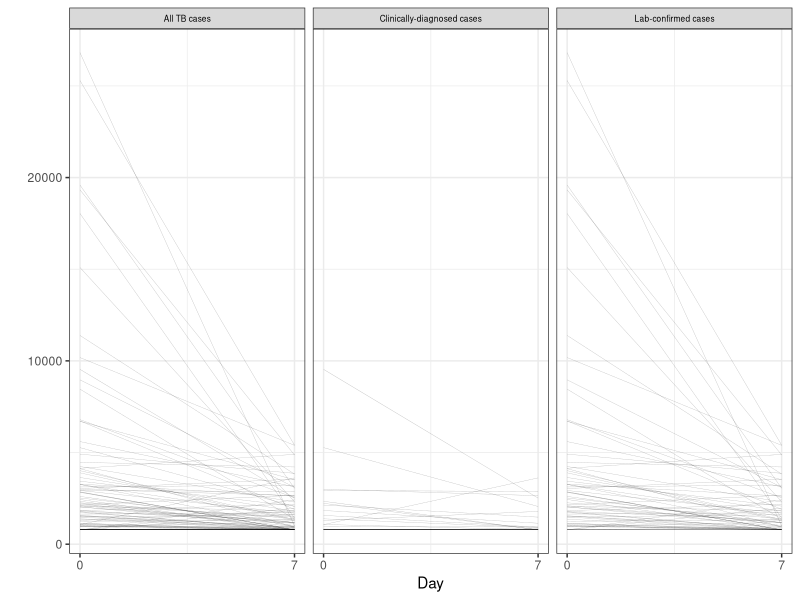
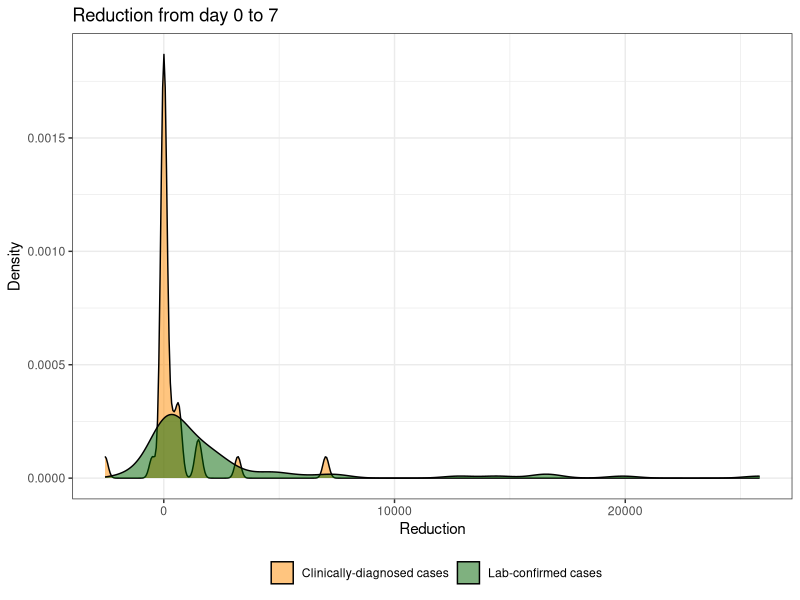
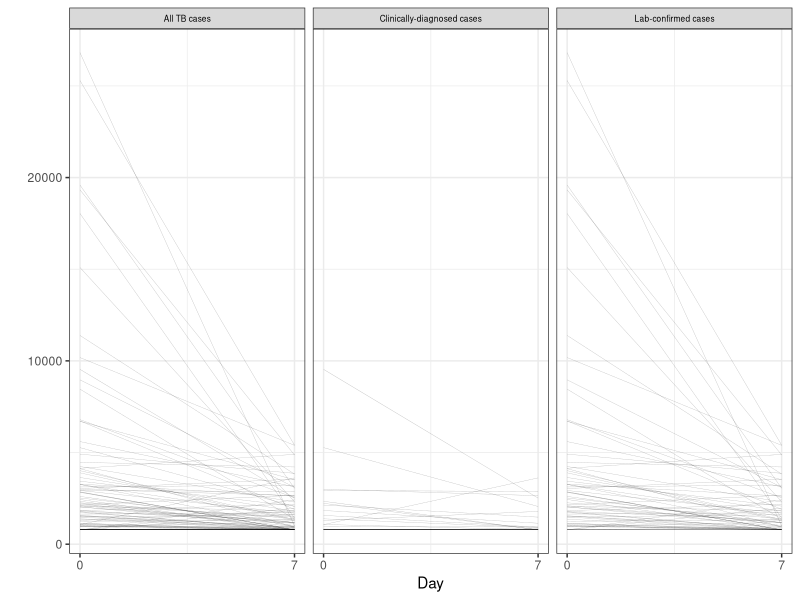

Generate these figures, in order, with R:
library(readxl)
library(tidyverse)

# Readin 
df <- read_excel('stupid graph.xlsx')

# Define categories
categories <- c(rep('All TB cases', 3),
                rep('Lab-confirmed cases', 3),
                rep('Clinically-diagnosed cases', 3))

unique_categories <- unique(categories)

counter <- 1
for (i in 1:length(unique_categories)){
  this_category <- unique_categories[i]
  x <- read_excel('stupid graph.xlsx',
                  skip = 1)[, which(categories == this_category)]
  x$category <- this_category
  x$id <- counter:(nrow(x) + counter - 1)
  if(i == 1){
    df <- x
  } else {
    df <- bind_rows(x,
                    df)
  }
}
df <- df %>%
  filter(!is.na(`Day 0`))

# Gather
df <- gather(df,
             day, 
             value,
             `Day 0` : `Day 60`)
df$day <- as.numeric(gsub('Day ', '', df$day))

# Plot
ggplot(data = df %>%
         filter(day <= 7),
       aes(x = day,
           y = value,
           group = id)) +
  geom_line(lwd = 0.1,
            alpha = 0.3) +
  facet_wrap(~category, ncol = 3) +
  theme_bw() +
  xlab('Day') +
  ylab('') +
  theme(strip.text.x = element_text(size = 6, 
                                    colour = "black", 
                                    angle = 0)) +
  scale_x_continuous(name = 'Day',
                     breaks = c(0,7))

ggsave('plot.pdf')

# Statistical test for lab vs clinic
model_data <- df %>%
  filter(day <= 7,
         category != 'All TB cases') %>%
  arrange(day) %>%
  mutate(cat_id = paste0(category, '_', id)) %>%
  group_by(cat_id) %>%
  summarise(reduction = value[day == 0] - value[day == 7],
            category = first(category))

ggplot(data = model_data,
       aes(x= reduction,
           group = category,
           fill = category)) +
  geom_density(alpha = 0.5) +
  theme_bw() +
  theme(legend.position="bottom") +
  scale_fill_manual(name = '',
                    values = c('darkorange', 'darkgreen')) +
  labs(x = 'Reduction',
       y = 'Density',
       title = 'Reduction from day 0 to 7')

t.test(x = model_data$reduction[model_data$category == 'Clinically-diagnosed cases'],
       y = model_data$reduction[model_data$category == 'Lab-confirmed cases'])

fit <- lm(reduction ~  category,
          data = model_data)
summary(fit)
